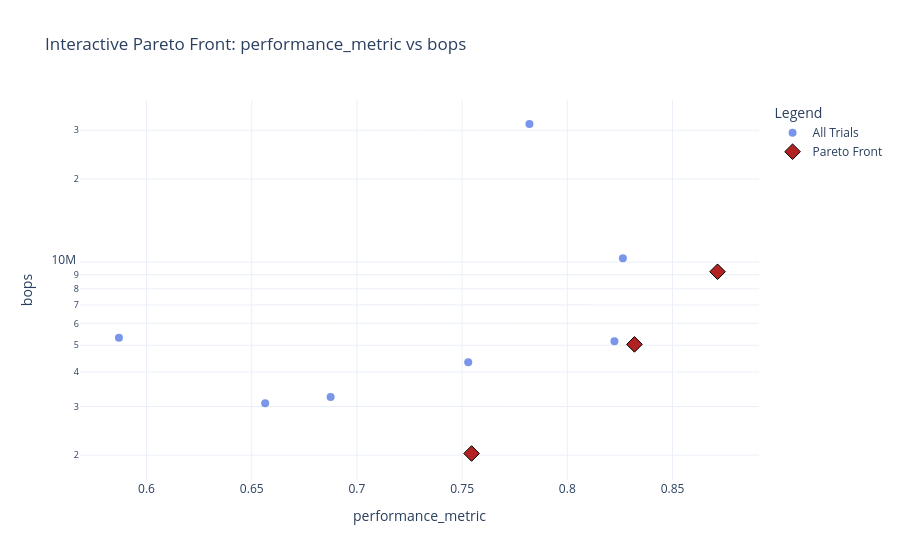

Here is the notebook cell this chart was saved with:
### Markdown cell above
## Pareto front analysis

The search returns a set of Pareto-optimal architectures, not a single best model.
Each point on the front represents a genuine trade-off; the choice of which model
to use depends on the application's resource and latency budget.
Hovering over a point in the interactive plot displays the full architecture
description for that trial.

### Code cell
results_df = pd.DataFrame(searcher.results)

if not results_df.empty:
    best = results_df.loc[results_df['performance_metric'].idxmax()]
    print(f'Highest-accuracy trial : {int(best["trial"])}  '
          f'Accuracy : {best["performance_metric"]:.4f}  '
          f'BOPs : {best["bops"]:.2e}')
    print(f'Pareto plots saved to  : {RESULTS_DIR}')

    obj_info = list(zip(obj_names, max_flags))
    plot_pareto_fronts(results_df, obj_info, save_dir=RESULTS_DIR, show=True)
    plot_interactive_2d_pareto(results_df, obj_info, save_dir=RESULTS_DIR, show=True)
else:
    print('No results available. Run the global search cell above first.')

### Figure 1 — Plotly figure (JSON) as saved in the notebook; plotly's stock layout.template omitted (floating-point values rounded to 4 significant figures)
{"data": [{"hoverinfo": "text", "marker": {"color": "royalblue", "opacity": 0.7, "size": 8}, "mode": "markers", "name": "All Trials", "text": ["<b>Trial 0</b><br><br>performance_metric: 0.8224<br>bops: 5.167e+06", "<b>Trial 1</b><br><br>performance_metric: 0.5869<br>bops: 5.322e+06", "<b>Trial 2</b><br><br>performance_metric: 0.7529<br>bops: 4.339e+06", "<b>Trial 3</b><br><br>performance_metric: 0.6875<br>bops: 3.25e+06", "<b>Trial 4</b><br><br>performance_metric: 0.6564<br>bops: 3.08e+06", "<b>Trial 5</b><br><br>performance_metric: 0.8319<br>bops: 5.035e+06", "<b>Trial 6</b><br><br>performance_metric: 0.782<br>bops: 3.161e+07", "<b>Trial 7</b><br><br>performance_metric: 0.7545<br>bops: 2.028e+06", "<b>Trial 8</b><br><br>performance_metric: 0.8264<br>bops: 1.033e+07", "<b>Trial 9</b><br><br>performance_metric: 0.8714<br>bops: 9.225e+06"], "type": "scatter", "x": [0.8224, 0.5869, 0.7529, 0.6875, 0.6564, 0.8319, 0.782, 0.7545, 0.8264, 0.8714], "y": [5167000.0, 5322000.0, 4339000.0, 3250000.0, 3080000.0, 5035000.0, 31610000.0, 2028000.0, 10330000.0, 9225000.0]}, {"hoverinfo": "text", "marker": {"color": "firebrick", "line": {"color": "black", "width": 1}, "size": 12, "symbol": "diamond"}, "mode": "markers", "name": "Pareto Front", "text": ["<b>Trial 5</b><br><br>performance_metric: 0.8319<br>bops: 5.035e+06", "<b>Trial 7</b><br><br>performance_metric: 0.7545<br>bops: 2.028e+06", "<b>Trial 9</b><br><br>performance_metric: 0.8714<br>bops: 9.225e+06"], "type": "scatter", "x": [0.8319, 0.7545, 0.8714], "y": [5035000.0, 2028000.0, 9225000.0]}], "layout": {"legend": {"title": {"text": "Legend"}}, "title": {"text": "Interactive Pareto Front: performance_metric vs bops"}, "xaxis": {"title": {"text": "performance_metric"}}, "yaxis": {"title": {"text": "bops"}, "type": "log"}}}
